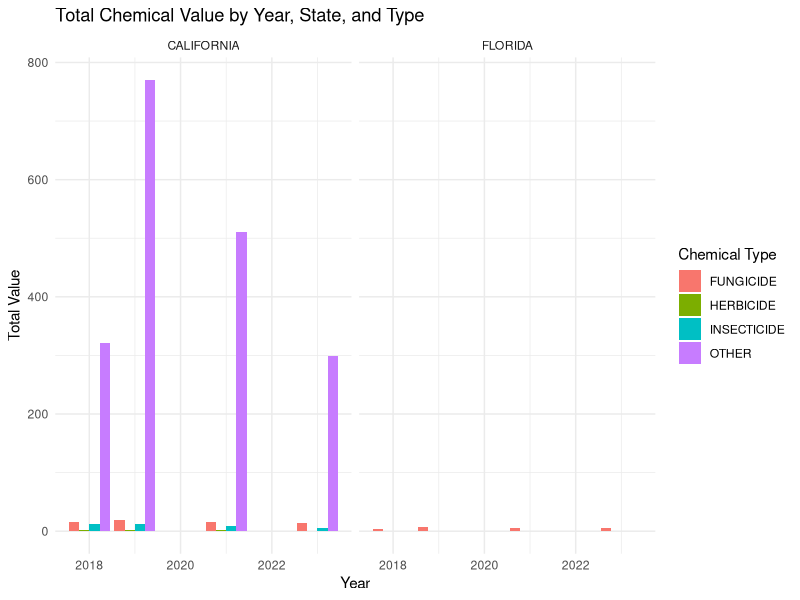
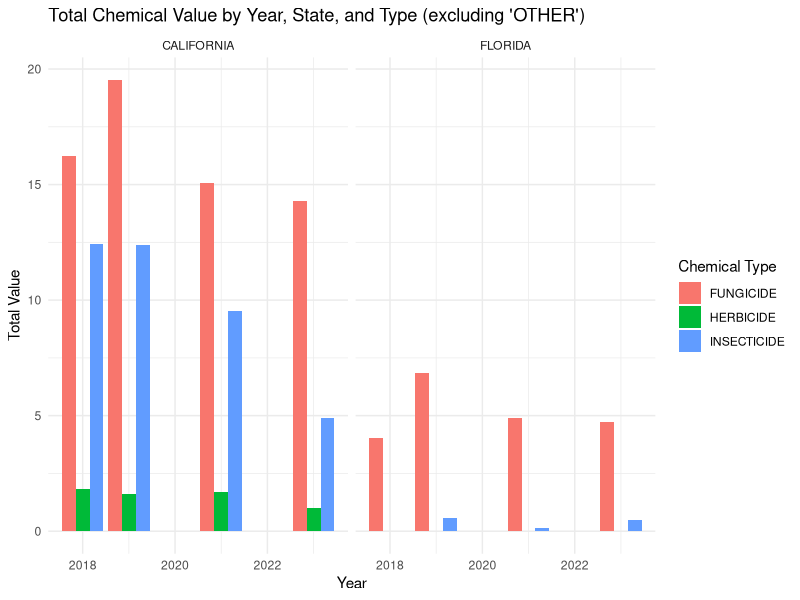
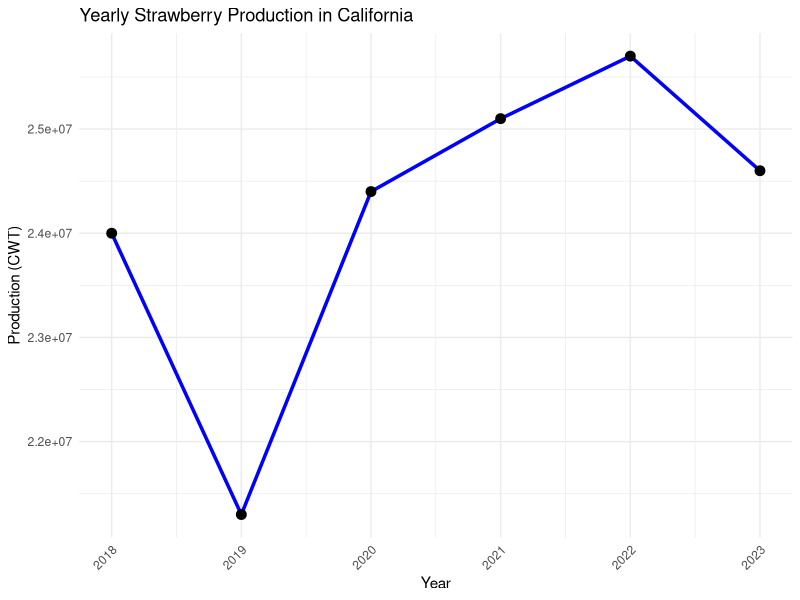
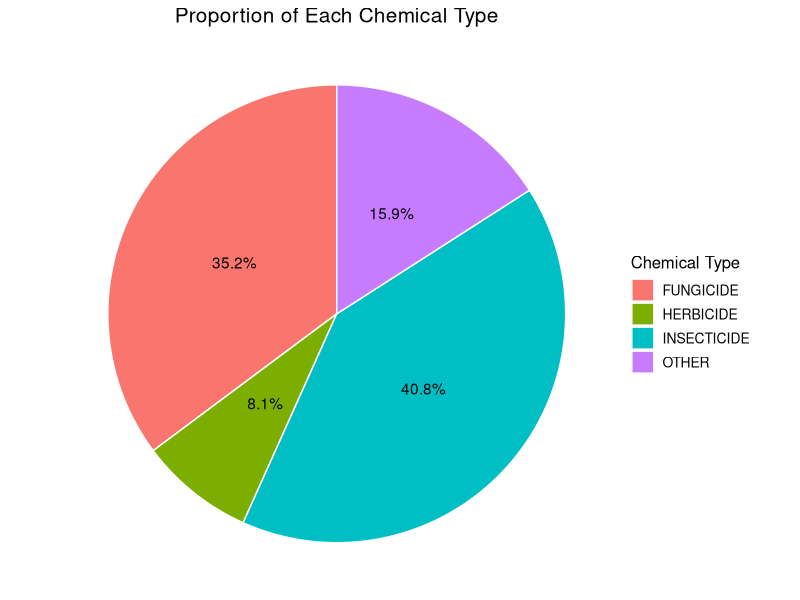
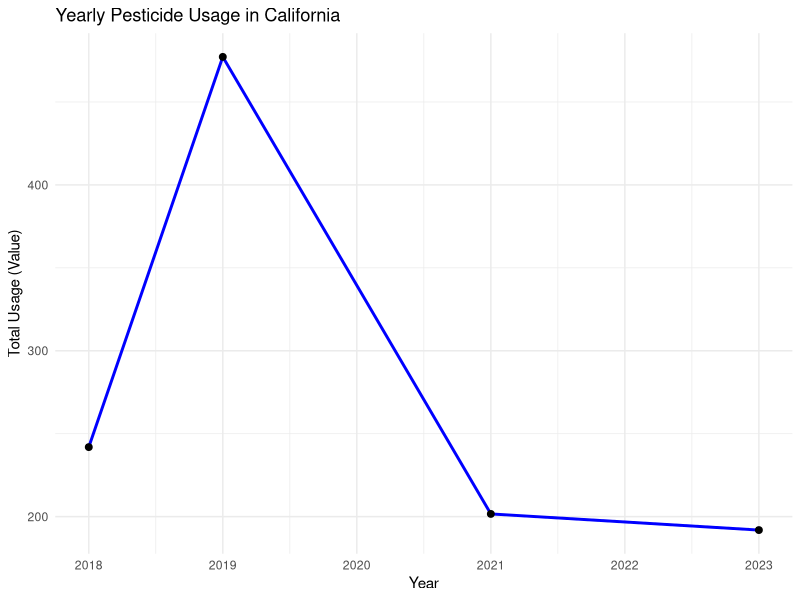
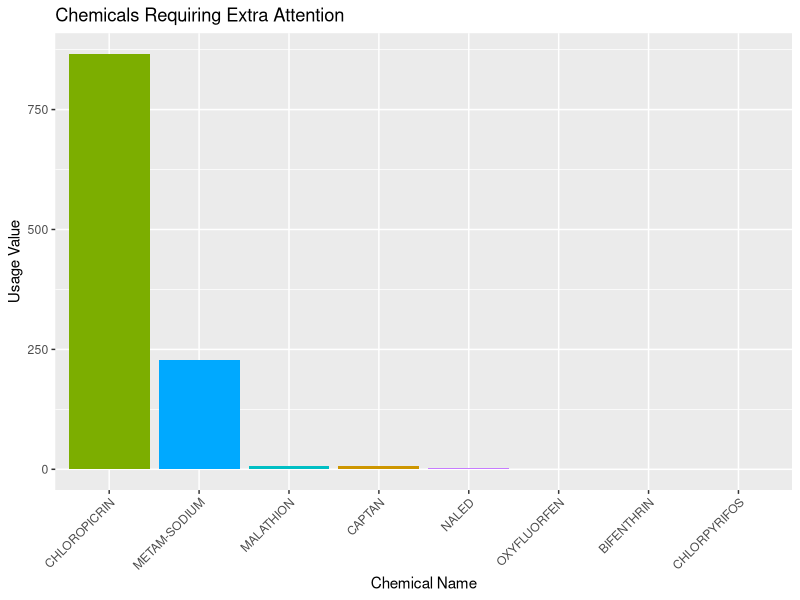
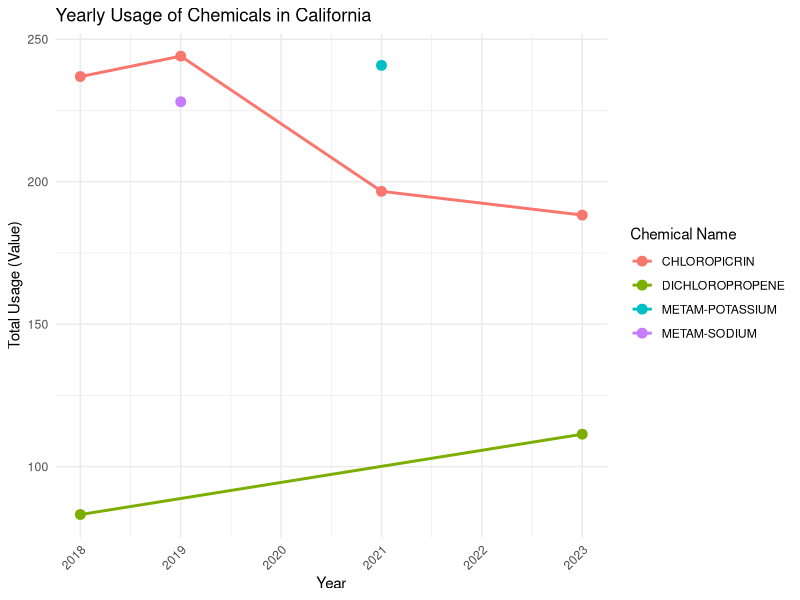

The R source for these figures, in order:
## ---- chunk 1

library(knitr)  
library(kableExtra)
library(tidyverse)
library(magrittr)
library(dplyr)
library(ggplot2)

subset_data <- read.csv("sur_chem.csv")
survey_d_total <- read.csv("sur_total.csv")
dangerous_chemicals <- read.csv("danger.csv")
## ---- chunk 2
grouped_data <- subset_data %>%
  group_by(Year, State, type) %>%
  summarise(Total_Value = sum(Value, na.rm = TRUE))

# Create a ggplot to visualize the total Value by Year, State, and Type
ggplot(grouped_data, aes(x = Year, y = Total_Value, fill = type)) +
  geom_bar(stat = "identity", position = "dodge") +
  facet_wrap(~ State) + 
  labs(title = "Total Chemical Value by Year, State, and Type",
       x = "Year",
       y = "Total Value",
       fill = "Chemical Type") +
  theme_minimal()
## ---- chunk 3
subset_data$Value <- as.numeric(subset_data$Value)

filtered_other <- subset_data %>%
  filter(type != "OTHER")

# Group the filtered data by Year, State, and Type, and summarize the Value column
filtered_other <- filtered_other %>%
  group_by(Year, State, type) %>%
  summarise(Total_Value = sum(Value, na.rm = TRUE))

# Create a ggplot to visualize the total Value by Year, State, and Type (excluding "OTHER")
ggplot(filtered_other, aes(x = Year, y = Total_Value, fill = type)) +
  geom_bar(stat = "identity", position = "dodge") +
  facet_wrap(~ State) +
  labs(title = "Total Chemical Value by Year, State, and Type (excluding 'OTHER')",
       x = "Year",
       y = "Total Value",
       fill = "Chemical Type") +
  theme_minimal()
## ---- chunk 4
california_production_data <- survey_d_total %>%
  filter(State == "CALIFORNIA"& product_price == "PRODUCTION" & measure == "CWT"& Period == "YEAR")

ggplot(california_production_data, aes(x = Year, y = as.numeric(gsub(",", "", Value)))) +
  geom_line(group = 1, color = "blue", size = 1.2) + # Line plot
  geom_point(size = 3) +             # Points on the plot
  labs(title = "Yearly Strawberry Production in California",
       x = "Year",
       y = "Production (CWT)") +
  theme_minimal() +
  theme(axis.text.x = element_text(angle = 45, hjust = 1))
## ---- chunk 5

type_proportion <- subset_data %>%
  filter(State == "CALIFORNIA") %>% 
  group_by(type) %>%
  summarise(count = n()) %>%
  mutate(proportion = (count / sum(count)) * 100)

# Plotting the pie chart
ggplot(type_proportion, aes(x = "", y = proportion, fill = type)) +
  geom_bar(stat = "identity", width = 1, color = "white") +
  coord_polar("y", start = 0) +
  labs(title = "Proportion of Each Chemical Type", fill = "Chemical Type") +
  geom_text(aes(label = paste0(round(proportion, 1), "%")), 
            position = position_stack(vjust = 0.5)) +
  theme_void() +
  theme(legend.title = element_text(size = 12),
        legend.text = element_text(size = 10),
        plot.title = element_text(hjust = 0.5, size = 15))
## ---- chunk 6

fungicides_data <- subset(subset_data, type == "FUNGICIDE")

# Summing up the 'Value' column for each fungicide
fungicide_usage <- aggregate(Value ~ chem_name, data = fungicides_data, sum)

# Sorting by usage in descending order
most_used_fungicides <- fungicide_usage[order(-fungicide_usage$Value), ]

# Selecting the top 3 most-used fungicides
top_fungicides <- head(most_used_fungicides, 3)
print(top_fungicides)
## ---- chunk 7

california_yearly <- dangerous_chemicals %>%
  group_by(Year) %>%
  summarize(Total_Usage = sum(Value, na.rm = TRUE))


# Line plot for yearly usage
ggplot(california_yearly, aes(x = Year, y = Total_Usage)) +
  geom_line(color = "blue", size = 1) +
  geom_point(size = 2) +
  labs(title = "Yearly Pesticide Usage in California",
       x = "Year",
       y = "Total Usage (Value)") +
  theme_minimal()
## ---- chunk 8
# Create a bar chart of the most used dangerous chemicals
ggplot(dangerous_chemicals, aes(x = reorder(chem_name, -Value), y = Value, fill = chem_name)) +
  geom_bar(stat = "identity") +
  labs(title = "Chemicals Requiring Extra Attention", x = "Chemical Name", y = "Usage Value") +
  theme(axis.text.x = element_text(angle = 45, hjust = 1)) +
  theme(legend.position = "none")
## ---- chunk 9
california_data <- subset(subset_data, State == "CALIFORNIA")

top_two_chemicals <- california_data %>%
  group_by(Year, chem_name) %>%
  summarize(Total_Usage = sum(Value, na.rm = TRUE), .groups = "drop") %>% 
  group_by(Year) %>%
  slice_max(order_by = Total_Usage, n = 2) 



ggplot(top_two_chemicals, aes(x = Year, y = Total_Usage, color = chem_name, group = chem_name)) +
  geom_line(size = 1) +
  geom_point(size = 3) +
  labs(title = "Yearly Usage of Chemicals in California",
       x = "Year",
       y = "Total Usage (Value)",
       color = "Chemical Name") +
  theme_minimal() +
  theme(axis.text.x = element_text(angle = 45, hjust = 1))
